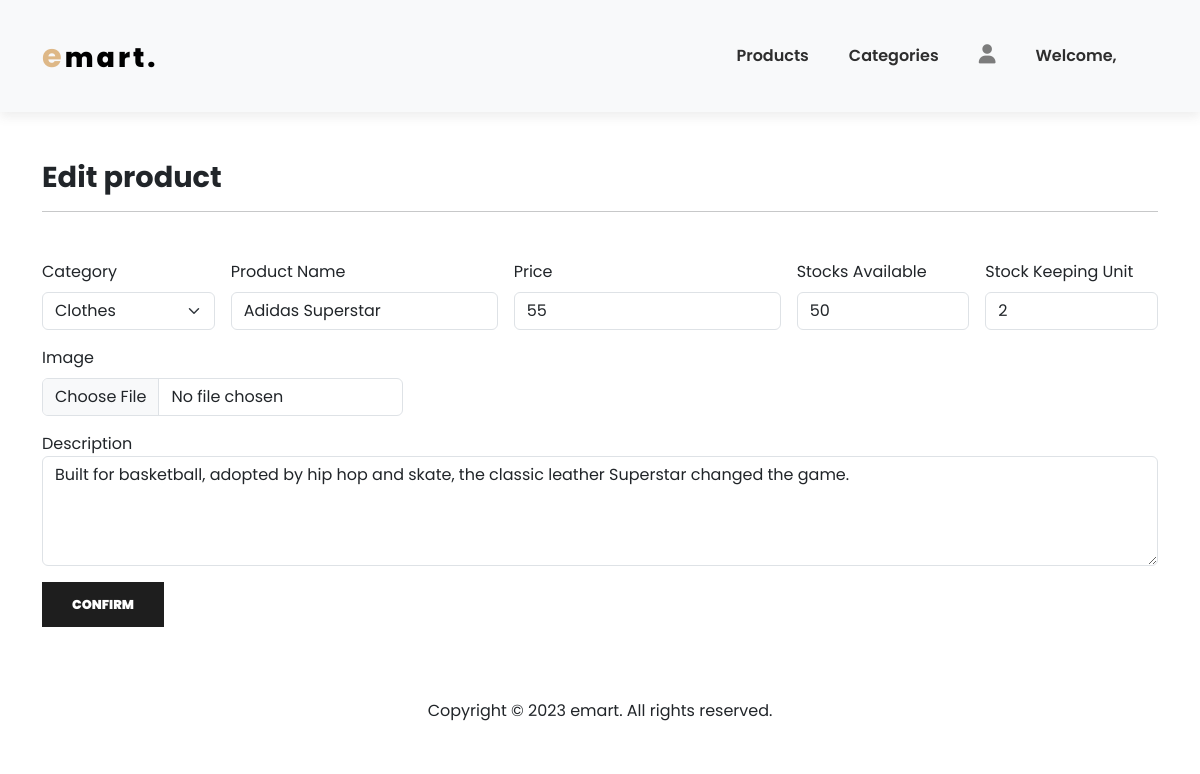
The app's page /admin/edit_product.php?product_id=1 with its own data.
### tables this page shows
CREATE TABLE `user` (
  `User_ID` varchar(50) NOT NULL,
  `password` varchar(12) NOT NULL,
  `First_Name` varchar(50) NOT NULL,
  `Middle_Name` varchar(50) NOT NULL,
  `Last_Name` varchar(50) NOT NULL,
  `Email` varchar(50) NOT NULL,
  `Phone_Number` bigint(12) NOT NULL,
  `usertype` int(11) NOT NULL DEFAULT 0
);

CREATE TABLE `product` (
  `Product_ID` int(50) NOT NULL,
  `Category_ID` int(50) NOT NULL,
  `Name` varchar(50) NOT NULL,
  `Description` varchar(500) NOT NULL,
  `Image` varchar(100) NOT NULL,
  `Price` int(50) NOT NULL,
  `Stocks_Available` int(50) NOT NULL,
  `SKU` int(50) NOT NULL
);

### admin/edit_product.php (the view, shortened to what this page needs)
<?php
    include("../server/connection.php");
?>
<!DOCTYPE html>
<html lang="en">
  <head>
    <link
      href="https://cdn.jsdelivr.net/npm/bootstrap@5.3.2/dist/css/bootstrap.min.css"
      rel="stylesheet"
    />
    <link rel="stylesheet" href="../assets/css/admin.css" />
    <link
      rel="stylesheet"
      href="https://cdnjs.cloudflare.com/ajax/libs/font-awesome/6.4.2/css/all.min.css"
    />
  </head>
  <body>
    <nav class="navbar navbar-expand-lg navbar-light bg-light py-3 sticky-top">
      <div class="container">
        <div class="header_logo">
          <a href="#"><span>e</span>mart.</a>
        </div>
        <div
          class="collapse navbar-collapse nav-buttons"
          id="navbarSupportedContent"
        >
          <ul class="navbar-nav me-auto mb-2 mb-lg-0">
            <li class="nav-item">
              <a class="nav-link" href="admin.php">Products</a>
            </li>
            <li class="nav-item">
              <a class="nav-link" href="categories.php">Categories</a>
            </li>
            <li class="nav-item">
                <div class="dropdown">
                  <i onclick="window.location.href='account.php'" class="fa-solid fa-user dropdown"></i>
                </div>
           </li>
           <li class="nav-item">
           <?php
                $uname = $_SESSION['uname'];
                $sql="select * from user";
                $result = mysqli_query($connect, $sql);
                while($row=mysqli_fetch_array($result)){
                echo "<a href='#' class='nav-link'>Welcome, $uname </a>";
                break;
              }
          ?>
            </li>
          </ul>
        </div>
      </div>
    </nav>
    <section class="container my-5">
      <div class="my-5">
          <h2 class="font-weight-bold">Edit product</h2>
          <hr />
        </div>
      <form class="row g-3 align-items-center" method="post" enctype="multipart/form-data">
      <div class="col-md-2">
      <label class="form-label">Category</label>
          <select id="category" class="form-select" id="category" name="category" value="" required>
            <?php
                $sql = "SELECT * FROM category";
                $result = mysqli_query($connect, $sql);
                while($row=mysqli_fetch_array($result)){
                $id = $row["Category_ID"];
                $category = $row["Name"];
                ?>
                  <option value="<?php echo $id ?>"> <?php echo $category?></option>
              <?php } ?>
         </select>
        </div>
        <?php
             if(isset($_GET['product_id'])){
                $id = $_GET['product_id'];
                $sql = "SELECT * FROM product WHERE Product_ID = $id";
                $result = mysqli_query($connect, $sql);
                while($row = mysqli_fetch_array($result)){
                    $name = $row["Name"];
                    $price = $row["Price"];
                    $stocks = $row["Stocks_Available"];
                    $sku = $row["SKU"];
                    $desc = $row["Description"];
                ?>
        <div class="col-md-3">
          <label class="form-label">Product Name</label>
          <input type="text" class="form-control" id="name" name="pname" value="<?php echo $name ?>" required>
        </div>
        <div class="col-md-3">
          <label class="form-label">Price</label>
          <input type="number" class="form-control" id="price" name="price" value="<?php echo $price ?>" required>
        </div>
        <div class="col-md-2">
          <label class="form-label">Stocks Available</label>
          <input type="number" class="form-control" id="stocks" name="stocks" value="<?php echo $stocks ?>" required>
        </div>
        <div class="col-md-2">
          <label class="form-label">Stock Keeping Unit</label>
          <input type="number" class="form-control" id="sku" name="sku" value="<?php echo $sku ?>" required>
        </div>
        <div class="col-md-4">
          <label class="form-label">Image</label>
          <input class="form-control" type="file" id="img" name="img">
        </div>
        <div class="col-12">
          <label>Description</label>
          <textarea class="form-control" id="description" name="description" rows="4" required><?php echo $desc ?></textarea>
        </div>
        <div class="col-12">
          <button type="submit" name="btnAdd" >Confirm</button>
        </div>
      </form>
         <?php } ?>
      <?php } ?>
    </section>
      <section class="footer_bottom">
        <div class="footer_bottom text-center py-4">
          <p class="mb-0">Copyright &copy; 2023 emart. All rights reserved.</p>
        </div>
      </section>
  </body>
</html>

### assets/css/admin.css (style rules this page uses)
.nav-buttons { margin-left: 50%; }
* { margin: 0; padding: 0; box-sizing: border-box; }
a { text-decoration: none; }
body { font-family: 'Poppins', sans-serif; }
h2 { font-size: 1.8rem; font-weight: 650; }
button { font-weight: 900; font-size: 0.8rem; outline: none; border: none; background-color: #1e1e1e; color: white; padding: 13px 30px; text-transform: uppercase; cursor: pointer; transition: 0.5 ease; display: inline-flex; }
.header_logo { text-align: center; }
.header_logo a { display: inline-block; color: #000; font-size: 27px; font-weight: 800; text-decoration: none; letter-spacing: 3px; }
.header_logo a span { color: burlywood; font-size: 32px; font-weight: 700; }
.navbar { font-size: 16px; padding-top: 2rem !important; padding-bottom: 2rem !important; top: 0; left: 0; background-color: #fff; box-shadow: 0px 5px 10px rgb(91, 91, 91, 0.1); display: flex; }
.navbar-light .navbar-nav .nav-link { padding: 0 20px; color: #2e2e2e; transition: 0.4s ease; font-weight: 600; }
.navbar i { font-size: 1.2rem; padding: 0 20px; transition: 0.4s ease; cursor: pointer; color: #7c7c7c; }
.dropdown { position: relative; display: inline-block; }
.footer_bottom .footer_bottom { background-color: white; }

### records on screen
product: pname "Adidas Superstar", price "55", stocks "50", sku "2", description "Built for basketball, adopted by hip hop and skate, the classic leather Superstar changed the game."

### other values on screen
form field category "Clothes"
